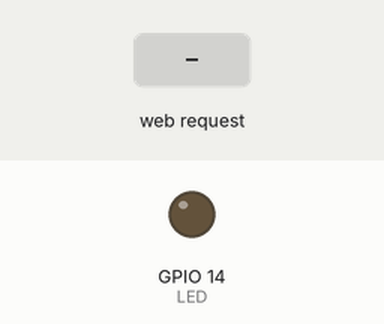
Bench run of a sketch on a simulated ESP8266 (NodeMCU). Parts: output pins drawn as LEDs (lit = HIGH). The inputs (shaded band) are chosen by the test bench. WiFi joins after 1.5 s; servers stay silent unless stated; what the sketch prints to the serial monitor is not drawn.

Above: at 2.7 s.
2.8 s: HTTP request GET /LED=ON received
At 3.1 s:
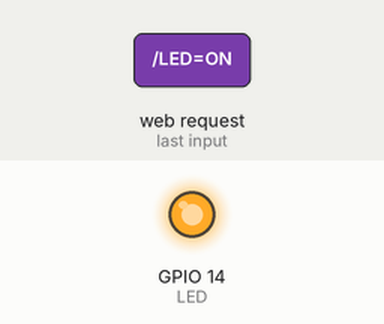
4.3 s: HTTP request GET /LED=OFF received
At 5.4 s:
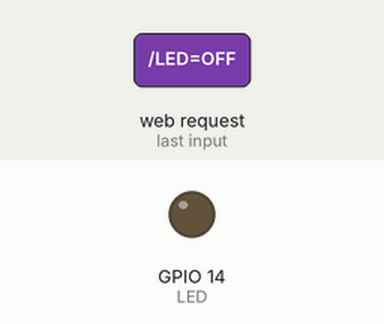
Timing chart, 0 to 7.3 s (numbered marks = the images above; inputs shaded):
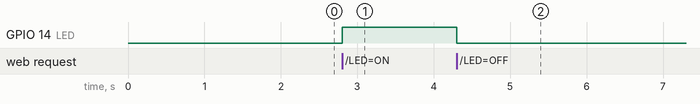

Measured:
- after the input at 2.8 s, GPIO 14 (LED): LOW → HIGH at once
- after the input at 4.3 s, GPIO 14 (LED): HIGH → LOW at once

The sketch:

Rest-LED.ino
```cpp
#include <ESP8266WiFi.h>

const char* ssid = "greenacres";
const char* password = "23skid00";

int LED = 14; // led connected to D0
WiFiServer server(80);


void setup()
{
  Serial.begin(115200);
  pinMode(LED, OUTPUT);
  digitalWrite(LED, LOW);

  Serial.print("Connecting to the Newtork");
  WiFi.begin(ssid, password);
  while (WiFi.status() != WL_CONNECTED)
  {
    delay(500);
    Serial.print(".");
  }
  WiFi.hostname("torch");
  Serial.println("WiFi connected");
  server.begin();  // Starts the Server
  Serial.println("Server started");

  Serial.print("IP Address of network: "); // Prints IP address on Serial Monitor
  Serial.println(WiFi.localIP());
  Serial.print("Copy and paste the following URL: https://");
  Serial.print(WiFi.localIP());
  Serial.println("/");
}

void loop()
{
  WiFiClient client = server.available();
  if (!client)
  {
    return;
  }
  Serial.println("Waiting for new client");
  while(!client.available())
  {
    delay(1);
  }

  String request = client.readStringUntil('\r');
  Serial.println(request);
  client.flush();

  int value = LOW;
  if(request.indexOf("/LED=ON") != -1)
  {
    digitalWrite(LED, HIGH); // Turn ON LED
    value = HIGH;
  }
  if(request.indexOf("/LED=OFF") != -1)
  {
    digitalWrite(LED, LOW); // Turn OFF LED
    value = LOW;
  }

/*------------------HTML Page Creation---------------------*/

  //client.println("HTTP/1.1 200 OK"); // standalone web server with an ESP8266
  //client.println("Content-Type: text/html");
  //client.println("");
  //client.println("<!DOCTYPE HTML>");
  //client.println("<html>");

  client.print("LED: ");

  if(value == HIGH)
  {
    client.print("ON");
  }
  else
  {
    client.print("OFF");
  }
  //client.println("<br><br>");
  //client.println("<a href=\"/LED=ON\"\"><button>ON</button></a>");
  //client.println("<a href=\"/LED=OFF\"\"><button>OFF</button></a><br />");
  //client.println("</html>");

  delay(1);
  Serial.println("Client disonnected");
  Serial.println("");
}
```
